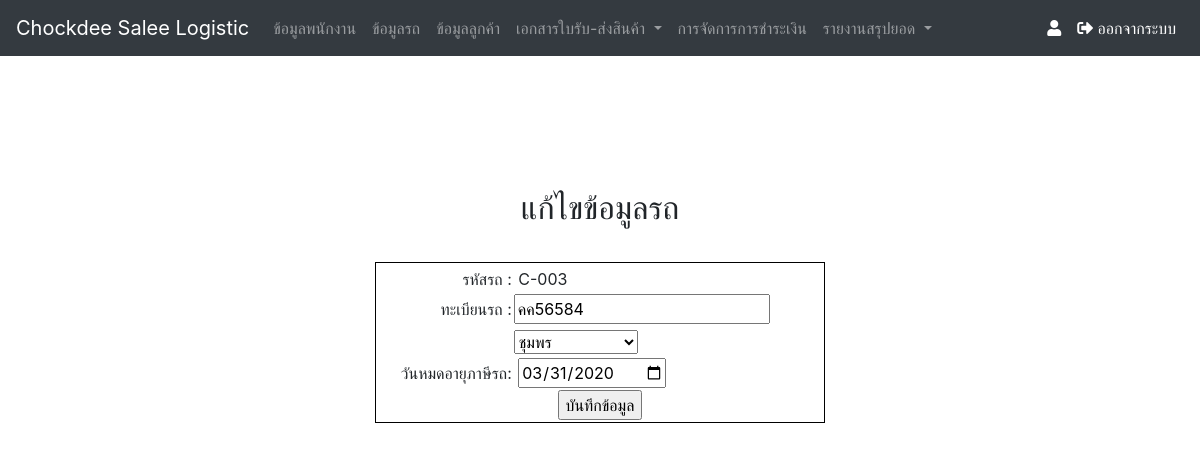
The app's page /car_edit.php?id=3 with its own data.
### tables this page shows
CREATE TABLE `tb_car` (
  `car_id` int(5) NOT NULL,
  `car_id_set` varchar(10) NOT NULL,
  `car_register` varchar(15) NOT NULL,
  `car_province` varchar(20) NOT NULL COMMENT 'จังหวัด',
  `car_date_end` date NOT NULL COMMENT 'วันหมดอายุภาษี'
);

### car_edit.php (the view, shortened to what this page needs)
<?php require_once('Connections/myconnect.php');
 require_once('nevbar.php');
 Nevbar();?>
<?php
if (!function_exists("GetSQLValueString")) {
function GetSQLValueString($theValue, $theType, $theDefinedValue = "", $theNotDefinedValue = "")
{
  $theValue = function_exists("mysql_real_escape_string") ? mysql_real_escape_string($theValue) : mysql_escape_string($theValue);
  switch ($theType) {
    case "long":
    case "int":
      $theValue = ($theValue != "") ? intval($theValue) : "NULL";
      break;
  }
  return $theValue;
}
}
$editFormAction = $_SERVER['PHP_SELF'];
if (isset($_SERVER['QUERY_STRING'])) {
  $editFormAction .= "?" . htmlentities($_SERVER['QUERY_STRING']);
}
$colname_car = "-1";
if (isset($_GET['id'])) {
  $colname_car = $_GET['id'];
}
$query_car = sprintf("SELECT * FROM tb_car WHERE car_id = %s", GetSQLValueString($colname_car, "int"));
$car = mysql_query($query_car, $myconnect) or die(mysql_error());
$row_car = mysql_fetch_assoc($car);
?>
<!DOCTYPE html PUBLIC "-//W3C//DTD XHTML 1.0 Transitional//EN" "http://www.w3.org/TR/xhtml1/DTD/xhtml1-transitional.dtd">
<html xmlns="http://www.w3.org/1999/xhtml">
<head>
</head>
<body>
<table width="100%" height="536" align="center">
  <tr>
    <td colspan="9">&nbsp;</td>
  </tr>
  <tr>
    <td colspan="9">&nbsp;</td>
  </tr>
  <tr>
    <td colspan="9"><div align="center">
      <h2>แก้ไขข้อมูลรถ</h2>
    </div></td>
  </tr>
  <tr>
    <td height="55" colspan="9"><form id="form1" name="form1" method="POST" action="<?php echo $editFormAction; ?>">
      <div align="center">
        <table width="449" style=' border-collapse: collapse; border: 1px solid black;'>
          <tr>
            <td ><table width="446" >
              <tr>
                <td height="29" ><div align="right">รหัสรถ :</div></td>
                <td >
                  <?php echo $row_car['car_id_set']; ?>
                </td>
              </tr>
              <tr>
                <td height="29" ><div align="right">ทะเบียนรถ :</div></td>
                <td ><input name="car_register" type="text" id="car_register" value="<?php echo $row_car['car_register']; ?>" /></td>
              </tr>
              <tr>
                <td height="32" rowspan="2" >&nbsp;</td>
                <td ><input style="display:none;" name="car_province" type="text" id="car_province" value="<?php echo $row_car['car_province']; ?>" /></td>
              </tr>
              <tr>
                <td ><select name="car_province" id="car_province">
                  <option value="<?php echo $row_car['car_province']; ?>" selected="selected"><?php echo $row_car['car_province']; ?></option>
                </select></td>
              </tr>
              <tr>
                <td height="32" ><div align="right">วันหมดอายุภาษีรถ:</div></td>
                <td height="32" ><label for="car_date_end"></label>
                  <input name="car_date_end" type="date" id="car_date_end" value="<?php echo $row_car['car_date_end']; ?>" /></td>
              </tr>
              <tr>
                <td height="32" colspan="2" ><div align="center">
                  <input name="car_bt" type="submit" id="car_bt" value="บันทึกข้อมูล" />
                </div></td>
                </tr>
            </table></td>
          </tr>
        </table>
      </div>
    </form></td>
  </tr>
  <tr>
    <td colspan="9"><p>&nbsp;</p>
      <p>&nbsp;</p></td>
  </tr>
</table>
</body>
</html>

### records on screen
tb_car: car_id_set "C-003", car_register "คค56584", car_province "ชุมพร", car_date_end "03/31/2020"
